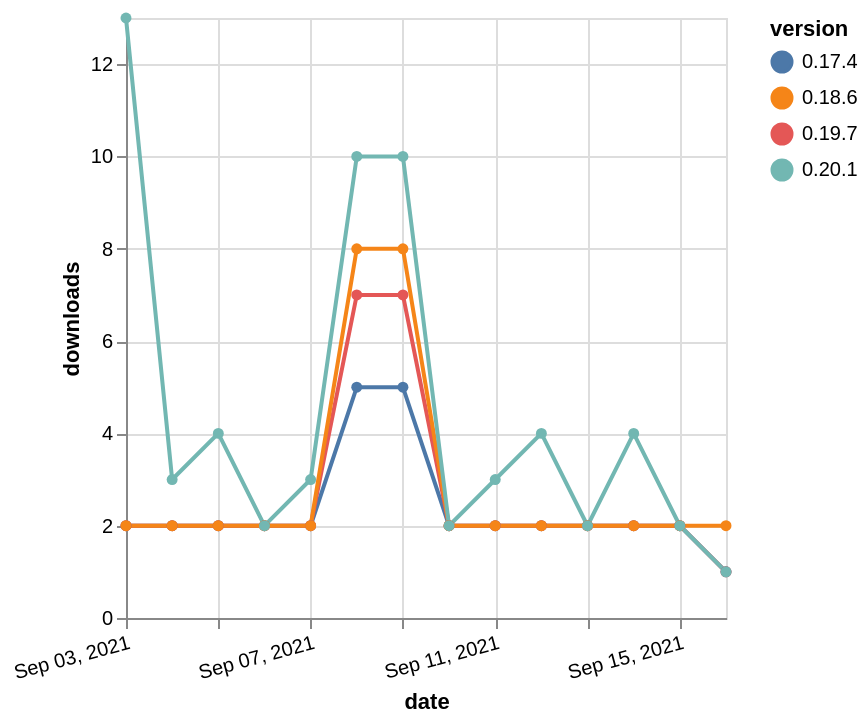

Express this chart as Vega-Lite.
### Vega-Lite specification from a JSON file in a GitHub repository (floating-point values rounded to 4 significant figures)
{"$schema": "https://vega.github.io/schema/vega-lite/v5.json", "description": "A simple bar chart with embedded data.", "data": {"values": [{"date": "2021-09-03", "total": 4230, "delta": 2, "version": "0.17.4"}, {"date": "2021-09-04", "total": 4232, "delta": 2, "version": "0.17.4"}, {"date": "2021-09-05", "total": 4234, "delta": 2, "version": "0.17.4"}, {"date": "2021-09-06", "total": 4236, "delta": 2, "version": "0.17.4"}, {"date": "2021-09-07", "total": 4238, "delta": 2, "version": "0.17.4"}, {"date": "2021-09-08", "total": 4243, "delta": 5, "version": "0.17.4"}, {"date": "2021-09-09", "total": 4248, "delta": 5, "version": "0.17.4"}, {"date": "2021-09-10", "total": 4250, "delta": 2, "version": "0.17.4"}, {"date": "2021-09-11", "total": 4252, "delta": 2, "version": "0.17.4"}, {"date": "2021-09-12", "total": 4254, "delta": 2, "version": "0.17.4"}, {"date": "2021-09-13", "total": 4256, "delta": 2, "version": "0.17.4"}, {"date": "2021-09-14", "total": 4258, "delta": 2, "version": "0.17.4"}, {"date": "2021-09-15", "total": 4260, "delta": 2, "version": "0.17.4"}, {"date": "2021-09-16", "total": 4261, "delta": 1, "version": "0.17.4"}, {"date": "2021-09-03", "total": 1414, "delta": 2, "version": "0.19.7"}, {"date": "2021-09-04", "total": 1416, "delta": 2, "version": "0.19.7"}, {"date": "2021-09-05", "total": 1418, "delta": 2, "version": "0.19.7"}, {"date": "2021-09-06", "total": 1420, "delta": 2, "version": "0.19.7"}, {"date": "2021-09-07", "total": 1422, "delta": 2, "version": "0.19.7"}, {"date": "2021-09-08", "total": 1429, "delta": 7, "version": "0.19.7"}, {"date": "2021-09-09", "total": 1436, "delta": 7, "version": "0.19.7"}, {"date": "2021-09-10", "total": 1438, "delta": 2, "version": "0.19.7"}, {"date": "2021-09-11", "total": 1440, "delta": 2, "version": "0.19.7"}, {"date": "2021-09-12", "total": 1442, "delta": 2, "version": "0.19.7"}, {"date": "2021-09-13", "total": 1444, "delta": 2, "version": "0.19.7"}, {"date": "2021-09-14", "total": 1446, "delta": 2, "version": "0.19.7"}, {"date": "2021-09-15", "total": 1448, "delta": 2, "version": "0.19.7"}, {"date": "2021-09-16", "total": 1449, "delta": 1, "version": "0.19.7"}, {"date": "2021-09-03", "total": 3716, "delta": 2, "version": "0.18.6"}, {"date": "2021-09-04", "total": 3718, "delta": 2, "version": "0.18.6"}, {"date": "2021-09-05", "total": 3720, "delta": 2, "version": "0.18.6"}, {"date": "2021-09-06", "total": 3722, "delta": 2, "version": "0.18.6"}, {"date": "2021-09-07", "total": 3724, "delta": 2, "version": "0.18.6"}, {"date": "2021-09-08", "total": 3732, "delta": 8, "version": "0.18.6"}, {"date": "2021-09-09", "total": 3740, "delta": 8, "version": "0.18.6"}, {"date": "2021-09-10", "total": 3742, "delta": 2, "version": "0.18.6"}, {"date": "2021-09-11", "total": 3744, "delta": 2, "version": "0.18.6"}, {"date": "2021-09-12", "total": 3746, "delta": 2, "version": "0.18.6"}, {"date": "2021-09-13", "total": 3748, "delta": 2, "version": "0.18.6"}, {"date": "2021-09-14", "total": 3750, "delta": 2, "version": "0.18.6"}, {"date": "2021-09-15", "total": 3752, "delta": 2, "version": "0.18.6"}, {"date": "2021-09-16", "total": 3754, "delta": 2, "version": "0.18.6"}, {"date": "2021-09-03", "total": 527, "delta": 13, "version": "0.20.1"}, {"date": "2021-09-04", "total": 530, "delta": 3, "version": "0.20.1"}, {"date": "2021-09-05", "total": 534, "delta": 4, "version": "0.20.1"}, {"date": "2021-09-06", "total": 536, "delta": 2, "version": "0.20.1"}, {"date": "2021-09-07", "total": 539, "delta": 3, "version": "0.20.1"}, {"date": "2021-09-08", "total": 549, "delta": 10, "version": "0.20.1"}, {"date": "2021-09-09", "total": 559, "delta": 10, "version": "0.20.1"}, {"date": "2021-09-10", "total": 561, "delta": 2, "version": "0.20.1"}, {"date": "2021-09-11", "total": 564, "delta": 3, "version": "0.20.1"}, {"date": "2021-09-12", "total": 568, "delta": 4, "version": "0.20.1"}, {"date": "2021-09-13", "total": 570, "delta": 2, "version": "0.20.1"}, {"date": "2021-09-14", "total": 574, "delta": 4, "version": "0.20.1"}, {"date": "2021-09-15", "total": 576, "delta": 2, "version": "0.20.1"}, {"date": "2021-09-16", "total": 577, "delta": 1, "version": "0.20.1"}]}, "width": "container", "mark": {"type": "line", "point": {"filled": true}}, "encoding": {"x": {"field": "date", "type": "temporal", "timeUnit": "yearmonthdate", "title": "date", "axis": {"labelAngle": -15}}, "y": {"field": "delta", "type": "quantitative", "title": "downloads"}, "color": {"field": "version", "type": "nominal"}, "tooltip": {"field": "delta"}}}
